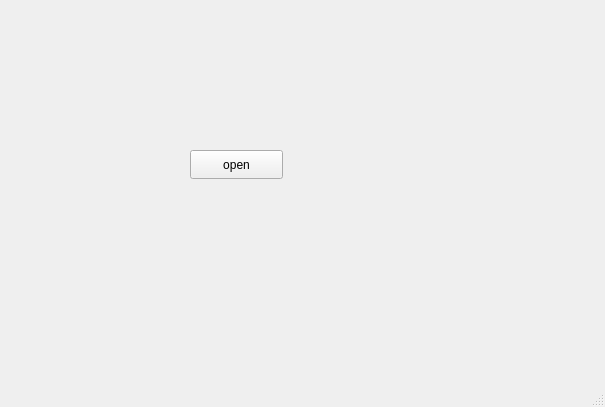
<?xml version="1.0" encoding="UTF-8"?>
<ui version="4.0">
 <class>MainWindow</class>
 <widget class="QMainWindow" name="MainWindow">
  <property name="geometry">
   <rect>
    <x>0</x>
    <y>0</y>
    <width>605</width>
    <height>407</height>
   </rect>
  </property>
  <property name="windowTitle">
   <string>MainWindow</string>
  </property>
  <widget class="QWidget" name="centralwidget">
   <widget class="QPushButton" name="pushButton">
    <property name="geometry">
     <rect>
      <x>190</x>
      <y>150</y>
      <width>93</width>
      <height>29</height>
     </rect>
    </property>
    <property name="baseSize">
     <size>
      <width>100</width>
      <height>100</height>
     </size>
    </property>
    <property name="text">
     <string>open</string>
    </property>
   </widget>
  </widget>
  <widget class="QMenuBar" name="menubar">
   <property name="geometry">
    <rect>
     <x>0</x>
     <y>0</y>
     <width>605</width>
     <height>26</height>
    </rect>
   </property>
  </widget>
  <widget class="QStatusBar" name="statusbar"/>
 </widget>
 <resources/>
 <connections/>
</ui>
